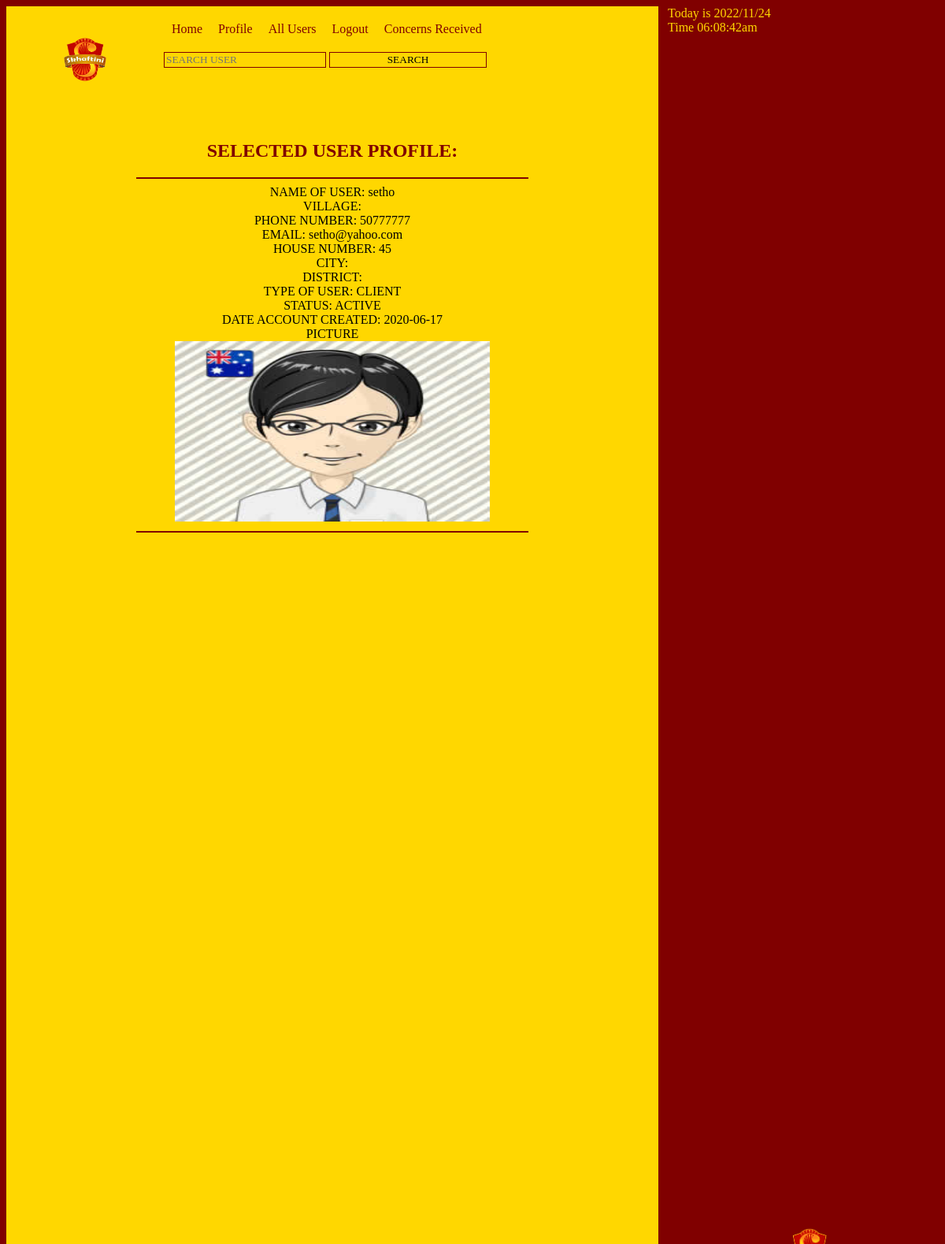
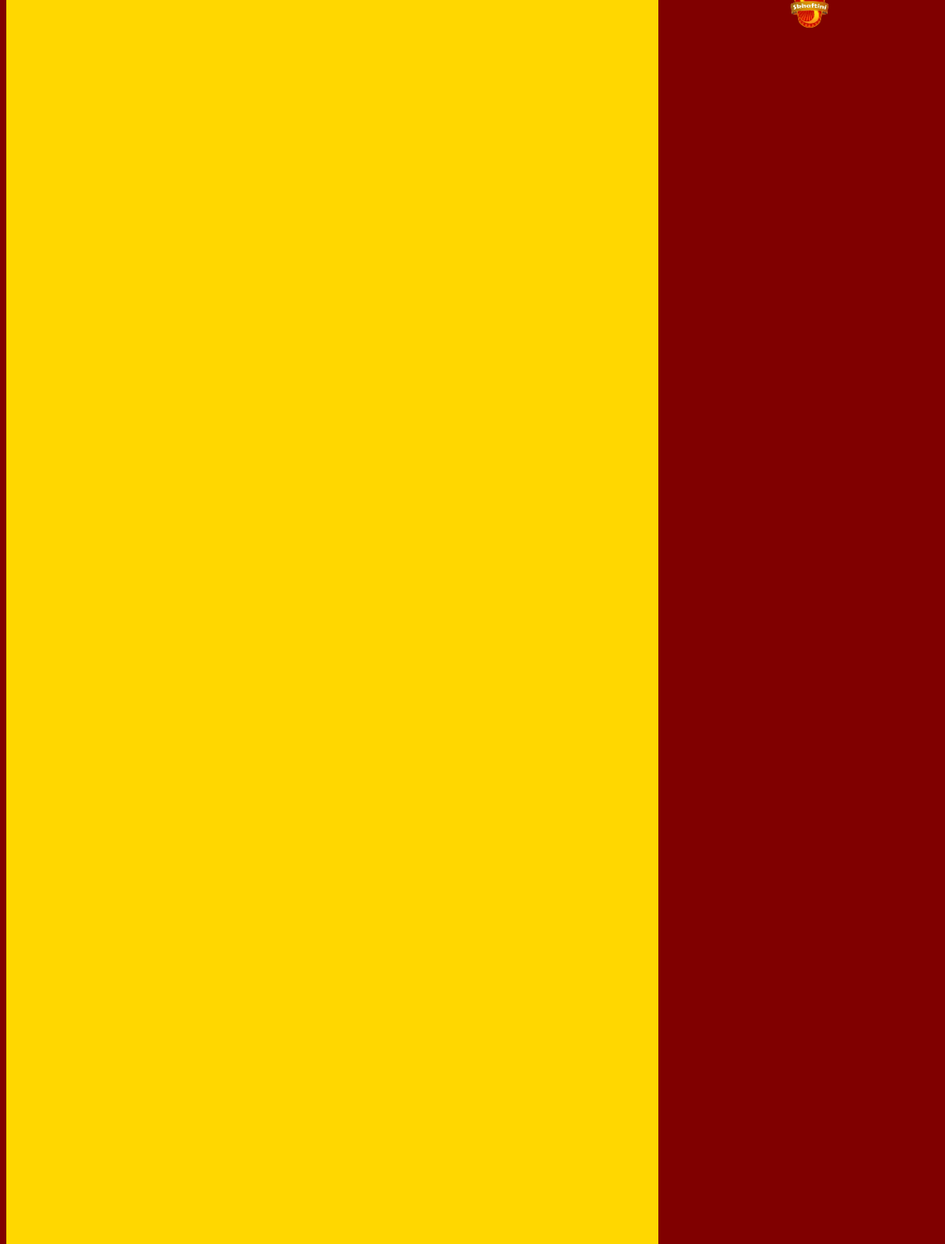
Screenshot of /clients.php (signed in) with the database file from the repository (2 pictures, top to bottom).
### tables this page shows
CREATE TABLE `user_registration` (
  `PHONE_NUMBER` int(8) NOT NULL,
  `EMAIL` varchar(320) NOT NULL,
  `NAME` varchar(80) NOT NULL,
  `HOUSE_NUMBER` int(70) NOT NULL,
  `PASSWORD` varchar(94) NOT NULL,
  `TYPE_OF_USER` varchar(15) NOT NULL,
  `IMAGE` varchar(255) NOT NULL,
  `STATUS` varchar(10) NOT NULL,
  `CREDIT_CARD` int(16) NOT NULL,
  `CHARGE` int(11) NOT NULL,
  `DATE_ACCOUNT_CREATED` date NOT NULL DEFAULT current_timestamp()
);

### clients.php (the view, shortened to what this page needs)
<?php
$DATABASE_HOST = 'localhost';
$DATABASE_USER = 'root';
$DATABASE_PASS = '';
$DATABASE_NAME = 'skhaftini';
$con = mysqli_connect($DATABASE_HOST, $DATABASE_USER, $DATABASE_PASS, $DATABASE_NAME);
?>
<!DOCTYPE html>
<html>
<head>
<link rel="stylesheet" href="skhaftini.css" />
</head>
<body>
<header>
<nav>
<img src="skaftini png-13.png" alt="logo" width="200px" height="135px" />
<nav>
<a href="home2.php">Home</a>
<a href="profile3.php">Profile</a>
<a href="users.php">All Users</a>
<a href="logout.php">Logout</a>
<a href="concernreceived.php">Concerns Received</a>
<form action="searchuser.php" method="get">
<input type="text" placeholder="SEARCH USER" name="search"/>
<input type="submit" value="SEARCH" name="submit" />
</form>
</nav>
</nav>
</header>
<section id='restaurantsection'>
<h1>SELECTED USER PROFILE:</h1>
<hr>
<?php
$query  = "SELECT * FROM user_registration WHERE user_registration.TYPE_OF_USER = 'CLIENT'";
$result = $con->query($query);
$rows = $result->num_rows;
for ($j = 0 ; $j < $rows ; ++$j)  {
$row = $result->fetch_array(MYSQLI_ASSOC);
echo 'NAME OF USER: '   . htmlspecialchars($row['NAME'])   . '<br>';
echo 'VILLAGE: '   . htmlspecialchars($row['VILLAGE'])   . '<br>';
echo 'PHONE NUMBER: '  . htmlspecialchars($row['PHONE_NUMBER'])   . '<br>';
echo 'EMAIL: '   . htmlspecialchars($row['EMAIL'])   . '<br>';
echo 'HOUSE NUMBER: '   . htmlspecialchars($row['HOUSE_NUMBER'])   . '<br>';
echo 'CITY: '   . htmlspecialchars($row['CITY'])   . '<br>';
echo 'DISTRICT: '   . htmlspecialchars($row['DISTRICT'])   . '<br>';
echo 'TYPE OF USER: '   . htmlspecialchars($row['TYPE_OF_USER'])   . '<br>';
echo 'STATUS: '   . htmlspecialchars($row['STATUS'])   . '<br>';
echo 'DATE ACCOUNT CREATED: '   . htmlspecialchars($row['DATE_ACCOUNT_CREATED'])   . '<br>';
echo 'PICTURE'.'<br>';
echo "<img src='uploaded1/".$row['IMAGE']."' width='400' height='229'>";
echo '<hr>';
}
?>
</section>
<aside id="restaurantaside">
<?php echo "Today is " . date("Y/m/d") . " <br> "; echo "Time " . date("h:i:sa"); ?>
</aside>
</body>
</html>

### skhaftini.css (style rules this page uses)
body { height:100% auto; width:100%; background-color:maroon; background-image:url("skaftini png-13.png"); background-size: 50%; background-position:center; background-repeat:no-repeat; background-attachment:fixed; font-family:Forte; }
body header { position:fixed; min-height: 80px; max-height:100px; width:68.9%; background-color: gold; float:left; padding-bottom:50px; }
body header nav img { float:left; }
body header nav nav { padding-top:10px; }
header nav nav a { float:left; margin: 10px; text-decoration:none; color: maroon; background-color: gold; }
header nav nav form { padding-top:10px; float: left; position:relative; }
a { font-family:Forte; }
section h1, h2 { color:maroon; }
#restaurantsection { padding-top:150px; min-height: 3000px; max-height: auto; float:left; width:69%; background-color:gold; text-align:center; }
aside { position:fixed; width:49.3%; height:100%; margin-right:40%; background-color:maroon; color:gold; }
#restaurantaside { position:fixed; width:30%; height:100%; margin-left:70%; margin-top:0px; background-color:maroon; float:right; background-image:url("skaftini png-13.png"); background-size: 50%; background-position:center; background-repeat:no-repeat; }
hr { border: solid 1px maroon; width: 60%; }
input { width:200px; background-color:gold; font-family:Forte; border:1px solid maroon; }

### rows the page displays
user_registration: NAME "setho", PHONE_NUMBER "50777777", EMAIL "setho@yahoo.com", HOUSE_NUMBER "45", TYPE_OF_USER "CLIENT", STATUS "ACTIVE", DATE_ACCOUNT_CREATED "2020-06-17", IMAGE (picture)
